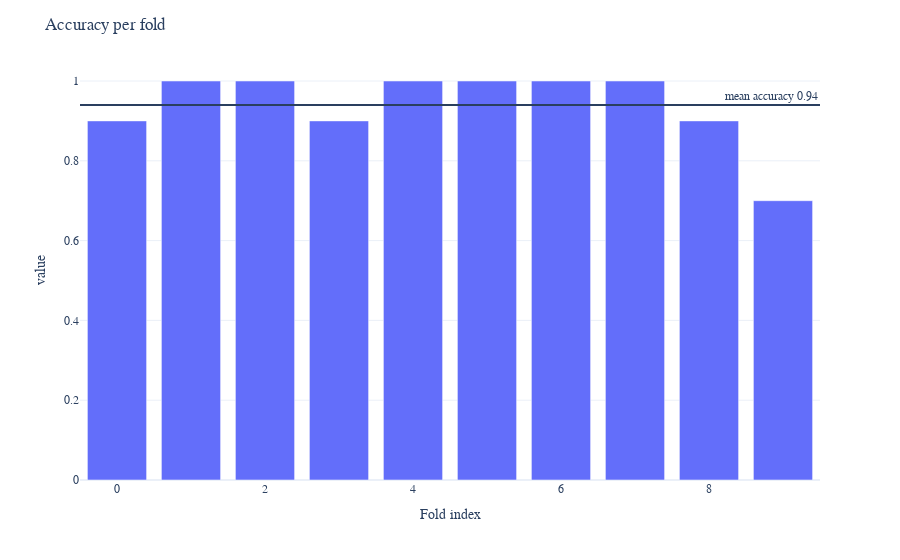

The cell this chart's notebook holds for it:
### Markdown cell above
The data seems almost linearly separable, so our LDA classifier should perform fairly well.

### Code cell
# Baseline
n_folds = 10
lda = LinearDiscriminantAnalysis()
cv_acc = cross_val_score(
    estimator=lda,
    X=X,
    y=y,
    scoring="accuracy",
    cv=n_folds,
)
mean_acc = np.mean(cv_acc)

print(f"Accuracy on each fold: {cv_acc}")
print(
    f"Mean accuracy over the {n_folds} folds:",
    f"{mean_acc:.2f}",
)
fig = px.bar(
    data_frame=cv_acc,
    template="plotly_white",
)
fig.add_hline(
    mean_acc,
    annotation_text=f"mean accuracy {mean_acc:.2f}",
)
fig.update_layout(
    showlegend=False,
    xaxis_title="Fold index",
    title="Accuracy per fold",
    font_family="Nato",
)

### Figure 1 — Plotly figure (JSON) as saved in the notebook; plotly's stock layout.template omitted (floating-point values rounded to 4 significant figures)
{"data": [{"alignmentgroup": "True", "hovertemplate": "variable=0<br>index=%{x}<br>value=%{y}<extra></extra>", "legendgroup": "0", "marker": {"color": "#636efa", "pattern": {"shape": ""}}, "name": "0", "offsetgroup": "0", "orientation": "v", "showlegend": true, "textposition": "auto", "type": "bar", "x": [0, 1, 2, 3, 4, 5, 6, 7, 8, 9], "xaxis": "x", "y": [0.9, 1, 1, 0.9, 1, 1, 1, 1, 0.9, 0.7], "yaxis": "y"}], "layout": {"annotations": [{"showarrow": false, "text": "mean accuracy 0.94", "x": 1, "xanchor": "right", "xref": "x domain", "y": 0.94, "yanchor": "bottom", "yref": "y"}], "barmode": "relative", "font": {"family": "Nato"}, "legend": {"title": {"text": "variable"}, "tracegroupgap": 0}, "margin": {"t": 60}, "shapes": [{"type": "line", "x0": 0, "x1": 1, "xref": "x domain", "y0": 0.94, "y1": 0.94, "yref": "y"}], "showlegend": false, "title": {"text": "Accuracy per fold"}, "xaxis": {"anchor": "y", "domain": [0, 1], "title": {"text": "Fold index"}}, "yaxis": {"anchor": "x", "domain": [0, 1], "title": {"text": "value"}}}}
